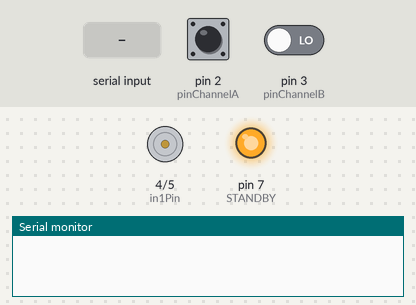
Bench run of a sketch on a simulated Arduino Uno, built with avr-gcc and run on an emulated ATmega328P. Shown: motor-driver pin pairs drawn as motors (green arrow = first pin HIGH = forward, orange = second pin HIGH = backward, longer = more drive, scaled by the enable pin, stopped while the standby pin is LOW), output pins drawn as LEDs (lit = HIGH), the last lines printed to the serial monitor. The inputs (shaded band) are chosen by the test bench; at power-on: pin 2 (pinChannelA) HIGH, pin 3 (pinChannelB) LOW.

Above: at 1.2 s.
1.3 s: "90,45\n" received over Serial
At 2.1 s:
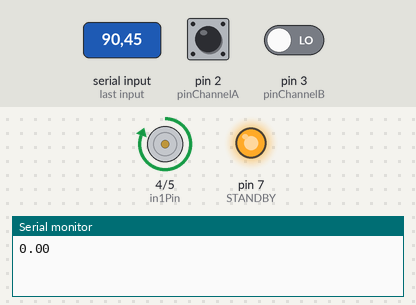
Timing chart, 0 to 4.3 s (numbered marks = the images above; inputs shaded):
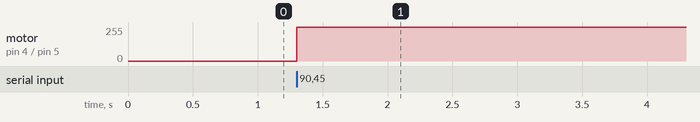

The sketch:

LowPassFilter.ino
```cpp
const int in1Pin = 4;
const int in2Pin = 5;
const int enaPin = 6;
const int STANDBY = 7;
const int pinChannelA = 2;
const int pinChannelB = 3;
double lastSpeed = 0, motorSpeed = 0;
volatile int count = 0;
double vel = 0;
double pwm = 0, command, speed = 0;
const int win_size = 10;
double avg = 0, sum = 0;
int index = 0;
double readings [win_size];

void setup() {
  cli();
  TCCR1A = 0;               // Configuración del registro de comparación
  TCCR1B = 0;
  TCNT1  = 0;
  OCR1A = 2499;             // Para 25 Hz (prescaler de 256)
  TCCR1B |= (1 << WGM12);   // Modo de comparación de salida (CTC - Clear Timer on Compare Match)
  TCCR1B |= (1 << CS12);    // Prescaler de 256
  TIMSK1 |= (1 << OCIE1A);  // Habilita la interrupción por comparación de Timer1
  sei();

  Serial.begin(2000000);
  pinMode(in1Pin, OUTPUT);
  pinMode(in2Pin, OUTPUT);
  pinMode(enaPin, OUTPUT);
  pinMode(STANDBY, OUTPUT);
  digitalWrite(STANDBY, HIGH);
  pinMode(pinChannelA, INPUT);
  pinMode(pinChannelB, INPUT);
  attachInterrupt(digitalPinToInterrupt(pinChannelA), callback_A, FALLING);
  attachInterrupt(digitalPinToInterrupt(pinChannelB), callback_B, FALLING);
}

ISR(TIMER1_COMPA_vect) {
  speed = float(count)*(25.0/22.0)*(1.0/45.0);
  count = 0;

  sum = sum - readings[index];
  readings[index] = speed;
  sum = sum + speed;
  avg = sum/win_size;
  index = (++index) % win_size;
}

void callback_A() { if (digitalRead(pinChannelB)) {count++;} else {count--;} }
void callback_B() { if (!digitalRead(pinChannelA)) {count++;} else {count--;} }

void loop() {
  if (Serial.available() > 0) {
    String input = Serial.readStringUntil('\n');
    command = input.toFloat();
    moveMotor(command);
    Serial.println(avg);
  }
}

void moveMotor(double data) {
  pwm = max(-1.0, min(data, 1.0));
  if (pwm >= 0) {
    digitalWrite(in1Pin, HIGH);
    digitalWrite(in2Pin, LOW);
  } else {
    digitalWrite(in1Pin, LOW);
    digitalWrite(in2Pin, HIGH);
  }
  analogWrite(enaPin, int(255*abs(pwm)));
}
```

Measured:
- after the input at 1.3 s, motor on pin 4 (in1Pin) / pin 5 (in2Pin): stopped → forward 255/255 at once
